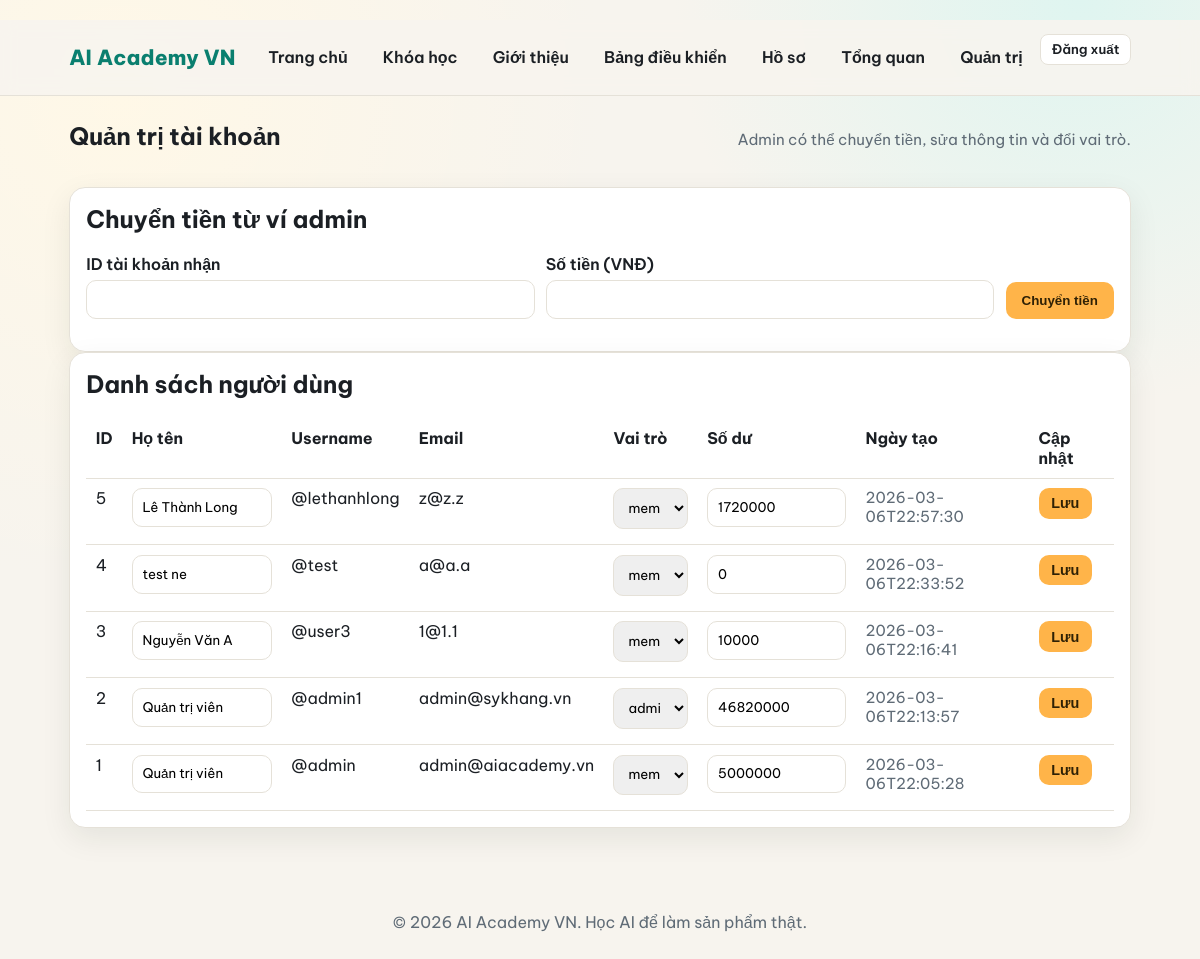
The app's page /admin/users (signed in) with its own data.
### tables this page shows
CREATE TABLE users (
                id INTEGER PRIMARY KEY AUTOINCREMENT,
                full_name TEXT NOT NULL,
                email TEXT NOT NULL UNIQUE,
                password_hash TEXT NOT NULL,
                role TEXT NOT NULL CHECK(role IN ('member', 'admin')) DEFAULT 'member',
                balance INTEGER NOT NULL DEFAULT 0,
                created_at TEXT NOT NULL
            , username TEXT);

### app.py (the view)
    @app.route("/admin/users")
    @login_required
    @admin_required
    def admin_users():
        db = get_db()
        users = db.execute(
            "SELECT id, full_name, username, email, role, balance, created_at FROM users ORDER BY id DESC"
        ).fetchall()
        return render_template("admin_users.html", users=users)

### templates/admin_users.html (shortened to what this page needs)
﻿{% extends "base.html" %}
{% block content %}
<section class="section-head">
    <h1>Quản trị tài khoản</h1>
    <p class="meta">Admin có thể chuyển tiền, sửa thông tin và đổi vai trò.</p>
</section>
<section class="panel reveal">
    <h2>Chuyển tiền từ ví admin</h2>
    <form action="{{ url_for('admin_transfer') }}" method="post" class="transfer-form">
        <div class="field">
            <label for="to_user_id">ID tài khoản nhận</label>
            <input id="to_user_id" name="to_user_id" type="number" min="1" required>
        </div>
        <div class="field">
            <label for="amount">Số tiền (VNĐ)</label>
            <input id="amount" name="amount" type="number" min="1" required>
        </div>
        <button class="button" type="submit">Chuyển tiền</button>
    </form>
</section>
<section class="panel reveal">
    <h2>Danh sách người dùng</h2>
    <div class="table-wrap">
        <table>
            <thead>
                <tr>
                    <th>ID</th>
                    <th>Họ tên</th>
                    <th>Username</th>
                    <th>Email</th>
                    <th>Vai trò</th>
                    <th>Số dư</th>
                    <th>Ngày tạo</th>
                    <th>Cập nhật</th>
                </tr>
            </thead>
            <tbody>
                {% for user in users %}
                <tr>
                    <td>{{ user.id }}</td>
                    <td>
                        <input form="user-form-{{ user.id }}" type="text" name="full_name" value="{{ user.full_name }}" minlength="2" required>
                    </td>
                    <td>@{{ user.username }}</td>
                    <td>{{ user.email }}</td>
                    <td>
                        <select form="user-form-{{ user.id }}" name="role">
                            <option value="member" {% if user.role == "member" %}selected{% endif %}>member</option>
                            <option value="admin" {% if user.role == "admin" %}selected{% endif %}>admin</option>
                        </select>
                    </td>
                    <td>
                        <input form="user-form-{{ user.id }}" type="number" name="balance" value="{{ user.balance }}" min="0" required>
                    </td>
                    <td><span class="meta">{{ user.created_at }}</span></td>
                    <td>
                        <form id="user-form-{{ user.id }}" action="{{ url_for('admin_update_user', user_id=user.id) }}" method="post">
                            <button type="submit" class="button tiny">Lưu</button>
                        </form>
                    </td>
                </tr>
                {% endfor %}
            </tbody>
        </table>
    </div>
</section>
{% endblock %}

### static/css/style.css (style rules this page uses)
* { box-sizing: border-box; }
body { margin: 0; font-family: "Be Vietnam Pro", sans-serif; color: var(--text); background: radial-gradient(circle at 10% 10%, #fff8e7 0%, transparent 35%), radial-gradient(circle at 90% 0%, #dff5f0 0%, transparent 28%), var(--bg); }
h1, h2, h3 { margin-top: 0; }
.section-head { display: flex; align-items: baseline; justify-content: space-between; gap: 1rem; margin-bottom: 1rem; }
.card, .panel { background: var(--surface); border: 1px solid var(--border); border-radius: 16px; padding: 1rem; box-shadow: var(--shadow); }
.meta { color: var(--muted); font-size: 0.95rem; }
.button { display: inline-block; border: none; border-radius: 10px; background: var(--accent); color: #2f2105; text-decoration: none; font-weight: 700; padding: 0.68rem 1rem; cursor: pointer; margin-top: 0.5rem; }
.field label { display: block; margin: 0 0 0.35rem; font-weight: 600; }
select, input { width: 100%; border: 1px solid var(--border); border-radius: 10px; padding: 0.62rem; font-family: inherit; }
label { display: block; margin: 0.55rem 0 0.35rem; font-weight: 600; }
.reveal { opacity: 0; transform: translateY(10px); animation: cardIn 0.45s ease forwards; }
.transfer-form { display: grid; grid-template-columns: 1fr 1fr auto; align-items: end; gap: 0.7rem; }
.table-wrap { overflow-x: auto; }
table { width: 100%; border-collapse: collapse; }
th, td { border-bottom: 1px solid var(--border); padding: 0.6rem; vertical-align: top; text-align: left; }
.button.tiny { padding: 0.45rem 0.8rem; font-size: 0.9rem; margin-top: 0; }

### records on screen
users: id "5", full_name "Lê Thành Long", username "lethanhlong", email "z@z.z", role "member", balance "1720000", created_at "2026-03-06T22:57:30"
users: id "4", full_name "test ne", username "test", email "a@a.a", role "member", balance "0", created_at "2026-03-06T22:33:52"
users: id "3", full_name "Nguyễn Văn A", username "user3", email "1@1.1", role "member", balance "10000", created_at "2026-03-06T22:16:41"
users: id "2", full_name "Quản trị viên", username "admin1", email "admin@sykhang.vn", role "admin", balance "46820000", created_at "2026-03-06T22:13:57"
users: id "1", full_name "Quản trị viên", username "admin", email "admin@aiacademy.vn", role "member", balance "5000000", created_at "2026-03-06T22:05:28"
